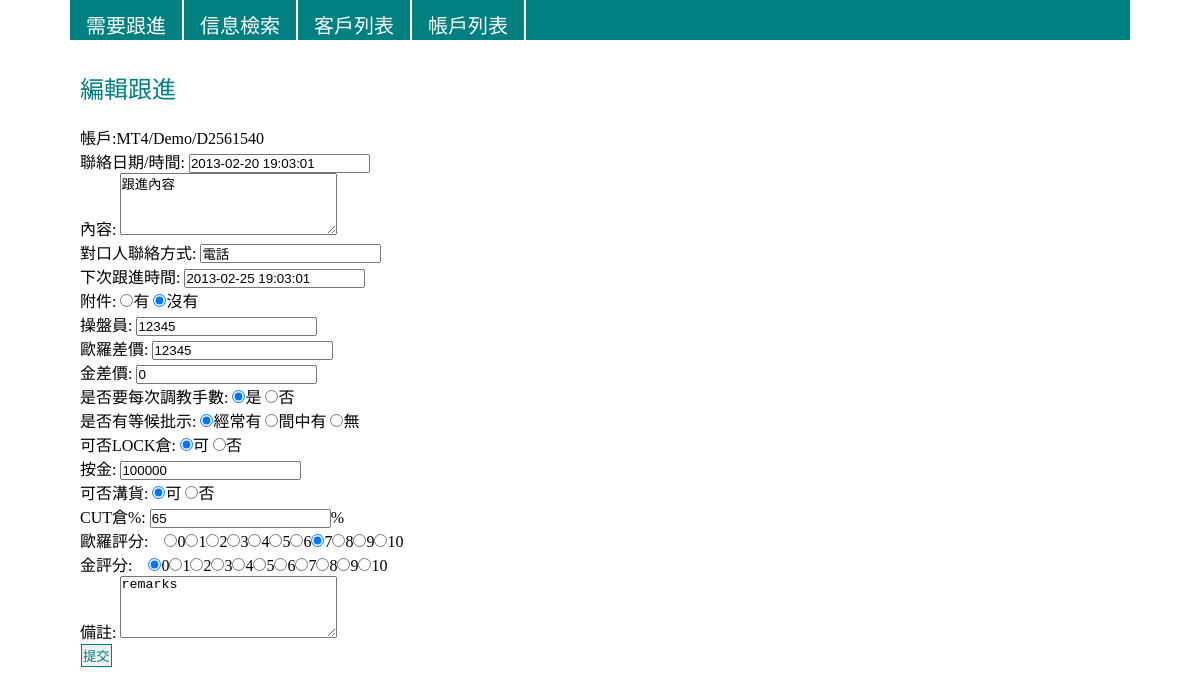
The page /edittran.php?id=1 on the database its author committed.
### tables this page shows
CREATE TABLE IF NOT EXISTS `crm_accounts` (
  `id` int(11) NOT NULL AUTO_INCREMENT,
  `cid` int(11) NOT NULL,
  `platform` varchar(4) NOT NULL,
  `type` varchar(4) NOT NULL,
  `ac` varchar(255) NOT NULL,
  `pw` varchar(255) NOT NULL,
  `link` varchar(255) NOT NULL,
  `contract` tinyint(1) NOT NULL,
  `trade_item` varchar(255) NOT NULL,
  `eur_dps` int(11) NOT NULL,
  `gold_dps` int(11) NOT NULL,
  `min` int(11) NOT NULL,
  `max` int(11) NOT NULL,
  `currency` varchar(255) NOT NULL,
  `remarks` varchar(255) NOT NULL,
  `deleted` tinyint(1) NOT NULL DEFAULT '0',
  PRIMARY KEY (`id`)
);

CREATE TABLE IF NOT EXISTS `crm_transactions` (
  `id` int(11) NOT NULL AUTO_INCREMENT,
  `aid` int(11) NOT NULL,
  `t_time` datetime NOT NULL,
  `content` varchar(255) NOT NULL,
  `contact` varchar(255) NOT NULL,
  `follow` datetime NOT NULL,
  `attachment` tinyint(1) NOT NULL,
  `agent` int(5) NOT NULL,
  `eur_diff` float NOT NULL,
  `gold_diff` float NOT NULL,
  `tune` tinyint(1) NOT NULL,
  `approval` varchar(6) NOT NULL,
  `lockable` tinyint(1) NOT NULL,
  `deposit` int(11) NOT NULL,
  `dilute` int(11) NOT NULL,
  `cut_p` int(3) NOT NULL,
  `eur_rate` int(2) NOT NULL,
  `gold_rate` int(2) NOT NULL,
  `remarks` varchar(255) NOT NULL,
  `deleted` tinyint(1) NOT NULL DEFAULT '0',
  PRIMARY KEY (`id`)
);

### edittran.php (the view, shortened to what this page needs)
<?php
include 'DB/DB_CONNECT.php';
$row="";
$cid="";
if(isset($_GET["id"]))
{
	$select_sql = "SELECT * FROM crm_transactions where id=".$_GET["id"];
	$result = mysqli_query($con, $select_sql);
	$row = mysqli_fetch_assoc($result);
	$select_sql2 = "SELECT cid, platform, type, ac FROM crm_accounts where id=".$row['aid'];
	$result2 = mysqli_query($con, $select_sql2);
	$row2 = mysqli_fetch_assoc($result2);
	$cid=$row2['cid'];
}
?>
<html>
<head>
	<?php include 'head.php';?>
</head>
<body>
	<div id="container">
		<?php include 'menu.php';?>
		<div id="content">
			<div>
				<p class="section-header expandable" id="new-trans">編輯跟進</p>
				<div class="new-form" id="new-trans-form">
					<form method="post" action="<?php echo htmlentities("accounts.php");?>?id=<?php echo $cid;?>">
					 	帳戶:<?php echo $row2["platform"]?>/<?php echo $row2["type"]?>/<?php echo $row2["ac"]?>
						<br>
						聯絡日期/時間: <input type="text" name="t_time" value="<?php echo $row['t_time'];?>" /><br>
						內容: <textarea rows="4" cols="25" name="content"><?php echo $row['content'];?></textarea><br>
						對口人聯絡方式: <input type="text" name="contact" value="<?php echo $row['contact'];?>" /><br>
						下次跟進時間: <input type="text" name="follow" value="<?php echo $row['follow'];?>" /><br>
						附件: <input type="radio" name="attachment" value="1" <?php if($row['attachment']==1) {?>checked="checked"<?php }?> />有
							  <input type="radio" name="attachment" value="0" <?php if($row['attachment']==0) {?>checked="checked"<?php }?> />沒有<br>
						操盤員: <input type="text" name="agent" value="<?php echo $row['agent'];?>" /><br>
						歐羅差價: <input type="text" name="eur_diff" value="<?php echo $row['eur_diff'];?>" /><br>
						金差價: <input type="text" name="gold_diff" value="<?php echo $row['gold_diff'];?>" /><br>
						是否要每次調教手數: <input type="radio" name="tune" value="1" <?php if($row['tune']==1) {?>checked="checked"<?php }?> />是
										   <input type="radio" name="tune" value="0" <?php if($row['tune']==0) {?>checked="checked"<?php }?> />否<br>
						是否有等候批示: <input type="radio" name="approval" value="always" <?php if($row['approval']=="always") {?>checked="checked"<?php }?> />經常有
									   <input type="radio" name="approval" value="often" <?php if($row['approval']=="often") {?>checked="checked"<?php }?> />間中有
									   <input type="radio" name="approval" value="no" <?php if($row['approval']=="no") {?>checked="checked"<?php }?> />無 <br>
						可否LOCK倉: <input type="radio" name="lockable" value="1" <?php if($row['lockable']==1) {?>checked="checked"<?php }?> />可
								   <input type="radio" name="lockable" value="0" <?php if($row['lockable']==0) {?>checked="checked"<?php }?> />否<br>
						按金: <input type="text" name="deposit" value="<?php echo $row['deposit'];?>" /><br>
						可否溝貨: <input type="radio" name="dilute" value="1" <?php if($row['dilute']==1) {?>checked="checked"<?php }?> />可
								<input type="radio" name="dilute" value="0" <?php if($row['dilute']==0) {?>checked="checked"<?php }?> />否<br>
						CUT倉%: <input type="text" name="cut_p" value="<?php echo $row['cut_p'];?>" />%<br>
						歐羅評分:　<?php for($i=0;$i<=10;$i++){ ?><input type="radio" name="eur_rate" value="<?php echo $i;?>" <?php if($row['eur_rate']==$i) {?>checked="checked"<?php }?>><?php echo $i;?><?php } ?><br>
						金評分:　<?php for($i=0;$i<=10;$i++){ ?><input type="radio" name="gold_rate" value="<?php echo $i;?>" <?php if($row['gold_rate']==$i) {?>checked="checked"<?php }?>><?php echo $i;?><?php } ?><br>
						備註: <textarea rows="4" cols="25" name="remarks"><?php echo $row['remarks'];?></textarea><br>
						<input type="submit" name="submit" value="提交"><br>
					</form>
				</div>
			</div>
		</div>
	</div>
</body>
</html>

### css/common.css (style rules this page uses)
* { margin: 0; padding: 0; }
body { font-family: Calibre, "微�����������, sans-serif; font-weight: bold; }
input[type=submit], input[type=button] { color: #008080; cursor: pointer; border: 1px solid #008080; margin: 1px; padding: 1px; }
.section-header { color: #008080; font-size: 24px; margin: 20px 0; }
.expandable { cursor: pointer; }
#container { margin: 0 70px; }
#content { padding: 10px; }

### rows shown on the page
crm_accounts: platform "MT4", type "Demo", ac "D2561540"
crm_transactions: t_time "2013-02-20 19:03:01", content "跟進內容", contact "電話", follow "2013-02-25 19:03:01", attachment "☑", agent "12345", eur_diff "12345", gold_diff "0", tune "☑", approval "☑", lockable "☑", deposit "100000", dilute "☑", cut_p "65", eur_rate "☑", gold_rate "☑", remarks "remarks"
